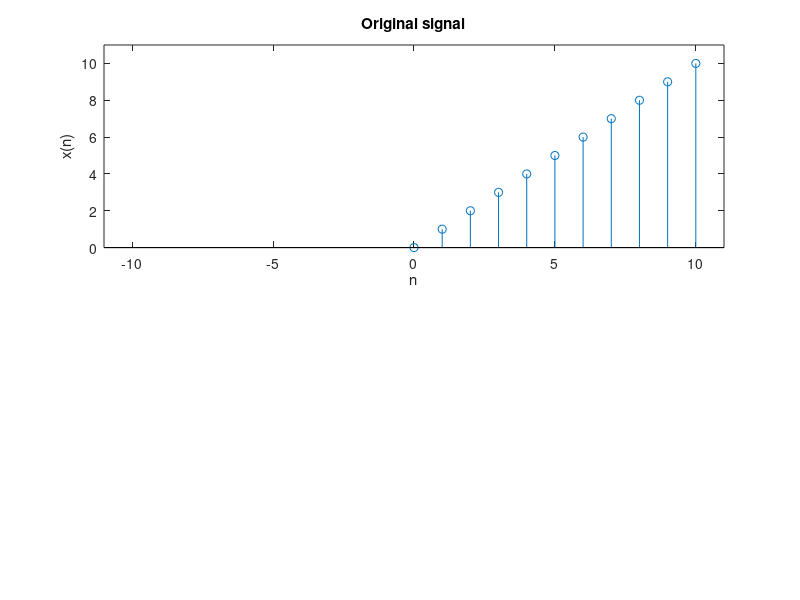

The MATLAB script that drew this image: (Note: this script raises an error after producing the figure.)
%Program P2_11
clf;
n=0:10;
x=n;
subplot(2,1,1);
stem(n,x);
axis([-11 11 0 11]);
xlabel('n');ylabel('x(n)');
title('Original signal');
[y,n] = sigfold(x,n);
subplot(2,1,2);
stem(n,y);
axis([-11 11 0 11]);
xlabel('n');ylabel('y(n)');
title('Folded signal');